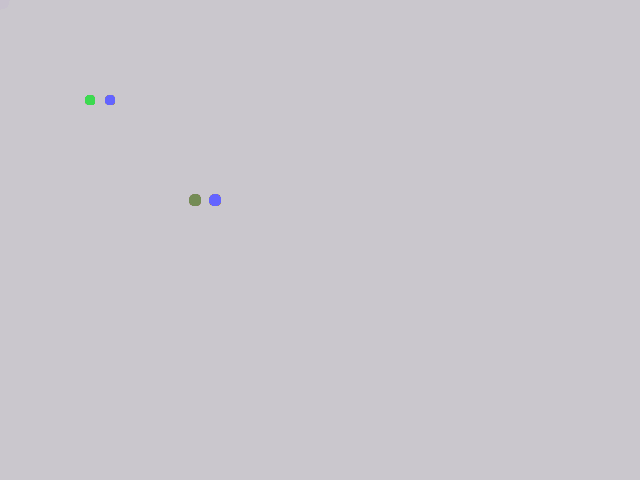
Frame 1 (no input)
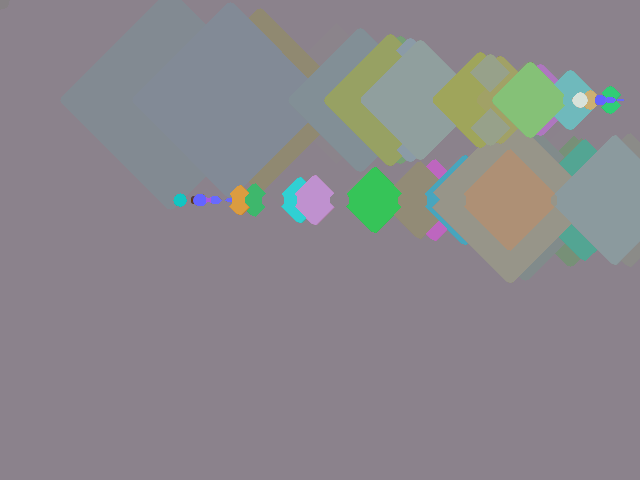
Frame 60 (the mouse pressed at the canvas centre just before this capture)
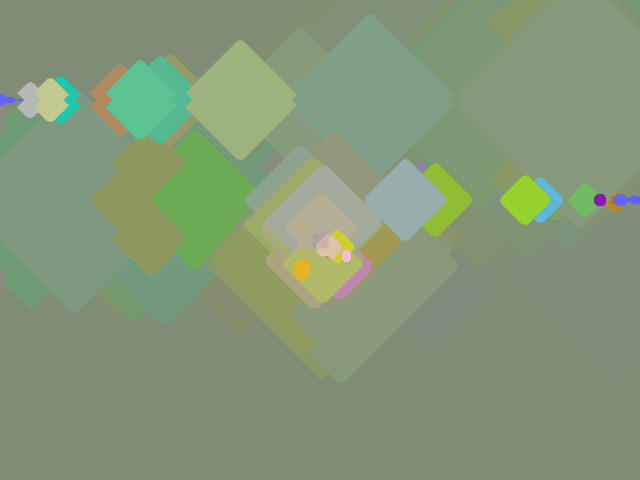
Frame 120 (the mouse held since frame 60 and released just before this capture)

The Processing sketch that drew these frames (run headless with seeded random() and noise(); from frame 60 on, the mouse is pressed at the canvas centre):

// Processing sketch: processing_164691
// ── processing_164691.pde

Mover m1 = new Mover(100, 100, 10); 
Mover m2 = new Mover(200, 200, 15); 
void setup()
{ 
  size(640, 480); 
}


void draw(){ 
  fill(random(255), random(255), random(255), 10);
  rect(0, 0, 640, 480); 
  ellipse(mouseX, mouseY, 20, 20);
  if(mousePressed)
  {
  fill(mouseY, random(255), random(255));
  rect(mouseX+random(-25, 25), mouseY+random(-25, 25), random(5, 10), random(5, 10));
  }
  m1.display();  
  m2.display();
}


class Mover {   
  int x; 
  int y; 
  int speed; 
  int xspeed=10;
  int yspeed=5;
  int xpos=350;
  int ypos=250;
  Mover(int _x, int _y, int _speed) {
    x = _x;
    y = _y;
    xpos = xpos+xspeed;
    ypos = ypos+yspeed;
    speed = _speed;
  }

  void display() {
    if(x<0 || x>width){ 
      speed = -1*speed; 
    }
    x = x+speed; 
    stroke(100, 50, 0); 
    fill(100, 100, 255); 
    ellipse(x,y,13.75,13.75); 
    fill(random(255), random(255), random(255));
    ellipse(x-20,y,13.75,13.75);
    filter(DILATE);
  }
  

}
